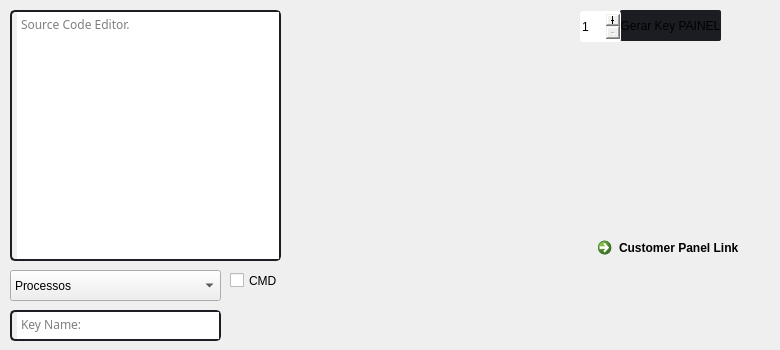
                  <widget class="QWidget" name="admin_page">
                   <widget class="QPushButton" name="refresh_page">
                    <property name="geometry">
                     <rect>
                      <x>730</x>
                      <y>10</y>
                      <width>31</width>
                      <height>31</height>
                     </rect>
                    </property>
                    <property name="styleSheet">
                     <string notr="true">QPushButton {	
	border-radius: 2px;
	background-color: transparent;
}
QPushButton:hover {
	background-color: rgb(52, 59, 72);
}
QPushButton:pressed {	
	background-color: rgb(85, 170, 0);
}</string>
                    </property>
                    <property name="text">
                     <string/>
                    </property>
                    <property name="icon">
                     <iconset>
                      <normaloff>../ICONS/20x20/cil-reload.png</normaloff>../ICONS/20x20/cil-reload.png</iconset>
                    </property>
                   </widget>
                   <widget class="QPlainTextEdit" name="admin_source_code_editor">
                    <property name="geometry">
                     <rect>
                      <x>10</x>
                      <y>10</y>
                      <width>271</width>
                      <height>251</height>
                     </rect>
                    </property>
                    <property name="font">
                     <font>
                      <family>Source Code Pro</family>
                      <pointsize>9</pointsize>
                     </font>
                    </property>
                    <property name="styleSheet">
                     <string notr="true">QPlainTextEdit {
	border-radius: 5px;
	border: 1.5px solid rgb(27, 29, 35);
	padding-left: 5px;
}</string>
                    </property>
                    <property name="placeholderText">
                     <string>Source Code Editor.</string>
                    </property>
                   </widget>
                   <widget class="QComboBox" name="admin_process_list">
                    <property name="geometry">
                     <rect>
                      <x>10</x>
                      <y>270</y>
                      <width>211</width>
                      <height>31</height>
                     </rect>
                    </property>
                    <property name="currentText">
                     <string>Processos</string>
                    </property>
                    <item>
                     <property name="text">
                      <string notr="true">Processos</string>
                     </property>
                    </item>
                   </widget>
                   <widget class="QPushButton" name="admin_open_script">
                    <property name="geometry">
                     <rect>
                      <x>280</x>
                      <y>40</y>
                      <width>31</width>
                      <height>31</height>
                     </rect>
                    </property>
                    <property name="styleSheet">
                     <string notr="true">QPushButton {	
	border: none;
	border-radius: 2px;
	background-color: transparent;
}
QPushButton:hover {
	background-color: rgb(52, 59, 72);
}
QPushButton:pressed {	
	background-color: rgb(85, 170, 0);
}</string>
                    </property>
                    <property name="text">
                     <string/>
                    </property>
                    <property name="icon">
                     <iconset>
                      <normaloff>../ICONS/24x24/cil-folder-open.png</normaloff>../ICONS/24x24/cil-folder-open.png</iconset>
                    </property>
                   </widget>
                   <widget class="QPushButton" name="admin_save_script">
                    <property name="geometry">
                     <rect>
                      <x>280</x>
                      <y>10</y>
                      <width>31</width>
                      <height>31</height>
                     </rect>
                    </property>
                    <property name="styleSheet">
                     <string notr="true">QPushButton {	
	border: none;
	border-radius: 2px;
	background-color: transparent;
}
QPushButton:hover {
	background-color: rgb(52, 59, 72);
}
QPushButton:pressed {	
	background-color: rgb(85, 170, 0);
}</string>
                    </property>
                    <property name="text">
                     <string/>
                    </property>
                    <property name="icon">
                     <iconset>
                      <normaloff>../ICONS/24x24/cil-save.png</normaloff>../ICONS/24x24/cil-save.png</iconset>
                    </property>
                   </widget>
                   <widget class="QPushButton" name="admin_run_script">
                    <property name="geometry">
                     <rect>
                      <x>280</x>
                      <y>70</y>
                      <width>31</width>
                      <height>31</height>
                     </rect>
                    </property>
                    <property name="styleSheet">
                     <string notr="true">QPushButton {	
	border: none;
	border-radius: 2px;
	background-color: transparent;
}
QPushButton:hover {
	background-color: rgb(52, 59, 72);
}
QPushButton:pressed {	
	background-color: rgb(85, 170, 0);
}</string>
                    </property>
                    <property name="text">
                     <string/>
                    </property>
                    <property name="icon">
                     <iconset>
                      <normaloff>../ICONS/24x24/cil-media-play.png</normaloff>../ICONS/24x24/cil-media-play.png</iconset>
                    </property>
                   </widget>
                   <widget class="QPushButton" name="admin_inject_script">
                    <property name="geometry">
                     <rect>
                      <x>280</x>
                      <y>100</y>
                      <width>31</width>
                      <height>31</height>
                     </rect>
                    </property>
                    <property name="styleSheet">
                     <string notr="true">QPushButton {	
	border: none;
	border-radius: 2px;
	background-color: transparent;
}
QPushButton:hover {
	background-color: rgb(52, 59, 72);
}
QPushButton:pressed {	
	background-color: rgb(85, 170, 0);
}</string>
                    </property>
                    <property name="text">
                     <string/>
                    </property>
                    <property name="icon">
                     <iconset>
                      <normaloff>../ICONS/24x24/cil-media-skip-forward.png</normaloff>../ICONS/24x24/cil-media-skip-forward.png</iconset>
                    </property>
                   </widget>
                   <widget class="QCheckBox" name="os_mode">
                    <property name="geometry">
                     <rect>
                      <x>230</x>
                      <y>270</y>
                      <width>51</width>
                      <height>21</height>
                     </rect>
                    </property>
                    <property name="text">
                     <string>CMD</string>
                    </property>
                   </widget>
                   <widget class="QPlainTextEdit" name="admin_create_key">
                    <property name="geometry">
                     <rect>
                      <x>10</x>
                      <y>310</y>
                      <width>211</width>
                      <height>31</height>
                     </rect>
                    </property>
                    <property name="font">
                     <font>
                      <family>Source Code Pro</family>
                      <pointsize>9</pointsize>
                     </font>
                    </property>
                    <property name="styleSheet">
                     <string notr="true">QPlainTextEdit {
	border-radius: 5px;
	border: 1.5px solid rgb(27, 29, 35);
	padding-left: 5px;
}</string>
                    </property>
                    <property name="placeholderText">
                     <string>Key Name:</string>
                    </property>
                   </widget>
                   <widget class="QPushButton" name="admin_create_key_btn">
                    <property name="geometry">
                     <rect>
                      <x>220</x>
                      <y>310</y>
                      <width>31</width>
                      <height>31</height>
                     </rect>
                    </property>
                    <property name="styleSheet">
                     <string notr="true">QPushButton {	
	border: none;
	border-radius: 2px;
	background-color: transparent;
}
QPushButton:hover {
	background-color: rgb(52, 59, 72);
}
QPushButton:pressed {	
	background-color: rgb(85, 170, 0);
}</string>
                    </property>
                    <property name="text">
                     <string/>
                    </property>
                    <property name="icon">
                     <iconset>
                      <normaloff>../ICONS/24x24/cil-plus.png</normaloff>../ICONS/24x24/cil-plus.png</iconset>
                    </property>
                   </widget>
                   <widget class="QPushButton" name="gerar_painel_key_btn">
                    <property name="geometry">
                     <rect>
                      <x>620</x>
                      <y>10</y>
                      <width>101</width>
                      <height>31</height>
                     </rect>
                    </property>
                    <property name="styleSheet">
                     <string notr="true">QPushButton {	
	border-radius: 2px;
	background-color: rgb(27, 29, 35);
}
QPushButton:hover {
	background-color: rgb(52, 59, 72);
}
QPushButton:pressed {	
	background-color: rgb(85, 170, 0);
}</string>
                    </property>
                    <property name="text">
                     <string>Gerar Key PAINEL</string>
                    </property>
                   </widget>
                   <widget class="QSpinBox" name="keys_qtd">
                    <property name="geometry">
                     <rect>
                      <x>580</x>
                      <y>11</y>
                      <width>41</width>
                      <height>31</height>
                     </rect>
                    </property>
                    <property name="styleSheet">
                     <string notr="true">QSpinBox {
      border-radius: 3;
  }

  QSpinBox::up-button {
	color: rgb(0,255,0);
  }

  QSpinBox::up-button:hover {
	background-color: rgb(52, 59, 72);
  }

  QSpinBox::up-button:pressed {
	background-color: rgb(85, 170, 0);
  }

  QSpinBox::up-arrow {
	color: rgb(0,255,0);
  }



  QSpinBox::down-button {
	color: rgb(255, 0, 0);
  }

  QSpinBox::down-button:hover {
	background-color: rgb(52, 59, 72);
  }

  QSpinBox::down-button:pressed {
	background-color: rgb(85, 170, 0);
  }
</string>
                    </property>
                    <property name="buttonSymbols">
                     <enum>QAbstractSpinBox::PlusMinus</enum>
                    </property>
                    <property name="minimum">
                     <number>1</number>
                    </property>
                    <property name="maximum">
                     <number>10</number>
                    </property>
                   </widget>
                   <widget class="QLabel" name="label_28">
                    <property name="geometry">
                     <rect>
                      <x>590</x>
                      <y>50</y>
                      <width>21</width>
                      <height>21</height>
                     </rect>
                    </property>
                    <property name="text">
                     <string/>
                    </property>
                    <property name="pixmap">
                     <pixmap>../ICONS/20x20/cil-tag.png</pixmap>
                    </property>
                   </widget>
                   <widget class="QLabel" name="number_of_users">
                    <property name="geometry">
                     <rect>
                      <x>620</x>
                      <y>50</y>
                      <width>151</width>
                      <height>21</height>
                     </rect>
                    </property>
                    <property name="text">
                     <string/>
                    </property>
                   </widget>
                   <widget class="QLabel" name="label_67">
                    <property name="geometry">
                     <rect>
                      <x>590</x>
                      <y>80</y>
                      <width>21</width>
                      <height>21</height>
                     </rect>
                    </property>
                    <property name="text">
                     <string/>
                    </property>
                    <property name="pixmap">
                     <pixmap>../ICONS/20x20/cil-tag.png</pixmap>
                    </property>
                   </widget>
                   <widget class="QLabel" name="number_of_online_users">
                    <property name="geometry">
                     <rect>
                      <x>620</x>
                      <y>80</y>
                      <width>151</width>
                      <height>21</height>
                     </rect>
                    </property>
                    <property name="text">
                     <string/>
                    </property>
                   </widget>
                   <widget class="QLabel" name="number_of_keys">
                    <property name="geometry">
                     <rect>
                      <x>620</x>
                      <y>110</y>
                      <width>151</width>
                      <height>21</height>
                     </rect>
                    </property>
                    <property name="text">
                     <string/>
                    </property>
                   </widget>
                   <widget class="QLabel" name="label_68">
                    <property name="geometry">
                     <rect>
                      <x>590</x>
                      <y>110</y>
                      <width>21</width>
                      <height>21</height>
                     </rect>
                    </property>
                    <property name="text">
                     <string/>
                    </property>
                    <property name="pixmap">
                     <pixmap>../ICONS/20x20/cil-tag.png</pixmap>
                    </property>
                   </widget>
                   <widget class="QLabel" name="application_version">
                    <property name="geometry">
                     <rect>
                      <x>620</x>
                      <y>140</y>
                      <width>151</width>
                      <height>21</height>
                     </rect>
                    </property>
                    <property name="text">
                     <string/>
                    </property>
                   </widget>
                   <widget class="QLabel" name="label_69">
                    <property name="geometry">
                     <rect>
                      <x>590</x>
                      <y>140</y>
                      <width>21</width>
                      <height>21</height>
                     </rect>
                    </property>
                    <property name="text">
                     <string/>
                    </property>
                    <property name="pixmap">
                     <pixmap>../ICONS/20x20/cil-tag.png</pixmap>
                    </property>
                   </widget>
                   <widget class="QCommandLinkButton" name="customer_panel_link">
                    <property name="geometry">
                     <rect>
                      <x>590</x>
                      <y>230</y>
                      <width>181</width>
                      <height>41</height>
                     </rect>
                    </property>
                    <property name="styleSheet">
                     <string notr="true">QCommandLinkButton {	
	border-radius: none;
	background-color: transparent;
}
QCommandLinkButton:hover {
	background-color: rgb(52, 59, 72);
}
QCommandLinkButton:pressed {	
	background-color: rgb(85, 170, 0);
}</string>
                    </property>
                    <property name="text">
                     <string>Customer Panel Link</string>
                    </property>
                    <property name="icon">
                     <iconset>
                      <normaloff>../ICONS/voce-nao-deveria-estar-aqui/favicon.png</normaloff>../ICONS/voce-nao-deveria-estar-aqui/favicon.png</iconset>
                    </property>
                   </widget>
                   <widget class="QLabel" name="current_session_validation_status">
                    <property name="geometry">
                     <rect>
                      <x>620</x>
                      <y>170</y>
                      <width>151</width>
                      <height>21</height>
                     </rect>
                    </property>
                    <property name="text">
                     <string/>
                    </property>
                   </widget>
                   <widget class="QLabel" name="label_70">
                    <property name="geometry">
                     <rect>
                      <x>590</x>
                      <y>170</y>
                      <width>21</width>
                      <height>21</height>
                     </rect>
                    </property>
                    <property name="text">
                     <string/>
                    </property>
                    <property name="pixmap">
                     <pixmap>../ICONS/20x20/cil-tag.png</pixmap>
                    </property>
                   </widget>
                   <widget class="QLabel" name="blacklisted_user">
                    <property name="geometry">
                     <rect>
                      <x>620</x>
                      <y>200</y>
                      <width>151</width>
                      <height>21</height>
                     </rect>
                    </property>
                    <property name="text">
                     <string/>
                    </property>
                   </widget>
                   <widget class="QLabel" name="label_84">
                    <property name="geometry">
                     <rect>
                      <x>590</x>
                      <y>200</y>
                      <width>21</width>
                      <height>21</height>
                     </rect>
                    </property>
                    <property name="text">
                     <string/>
                    </property>
                    <property name="pixmap">
                     <pixmap>../ICONS/20x20/cil-tag.png</pixmap>
                    </property>
                   </widget>
                   <zorder>admin_create_key_btn</zorder>
                   <zorder>admin_inject_script</zorder>
                   <zorder>admin_run_script</zorder>
                   <zorder>admin_open_script</zorder>
                   <zorder>admin_save_script</zorder>
                   <zorder>refresh_page</zorder>
                   <zorder>admin_source_code_editor</zorder>
                   <zorder>admin_process_list</zorder>
                   <zorder>os_mode</zorder>
                   <zorder>admin_create_key</zorder>
                   <zorder>gerar_painel_key_btn</zorder>
                   <zorder>keys_qtd</zorder>
                   <zorder>label_28</zorder>
                   <zorder>number_of_users</zorder>
                   <zorder>label_67</zorder>
                   <zorder>number_of_online_users</zorder>
                   <zorder>number_of_keys</zorder>
                   <zorder>label_68</zorder>
                   <zorder>application_version</zorder>
                   <zorder>label_69</zorder>
                   <zorder>customer_panel_link</zorder>
                   <zorder>current_session_validation_status</zorder>
                   <zorder>label_70</zorder>
                   <zorder>blacklisted_user</zorder>
                   <zorder>label_84</zorder>
                  </widget>
